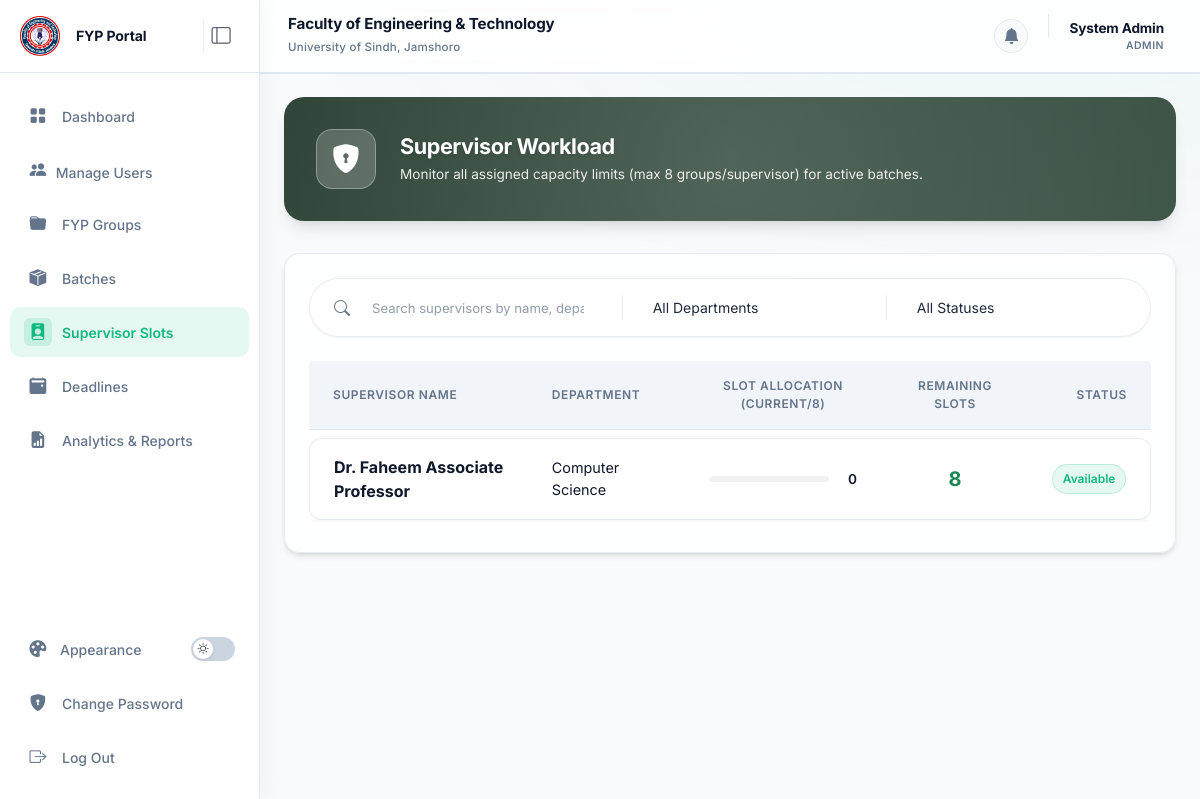
The page /admin/slots (signed in) on the database its author committed.
### tables this page shows
CREATE TABLE supervisors (
    user_id INT PRIMARY KEY,
    name VARCHAR(100) NOT NULL,
    designation VARCHAR(100) NOT NULL,
    department VARCHAR(100) NOT NULL,
    research_interest TEXT DEFAULT NULL,
    FOREIGN KEY (user_id) REFERENCES users(id) ON DELETE CASCADE
);

### src/Controller/AdminController.php (called while the page is built, shortened)
<?php
class AdminController extends BaseController {
    public function supervisorSlots() {
        $db = \Database::getInstance()->getConnection();
        $supervisorsList = $db->query("
            SELECT s.user_id, s.name, s.department,
            (SELECT COUNT(*) FROM projects p JOIN `groups` g ON p.group_id = g.id JOIN academic_batches b ON g.batch_id = b.id WHERE p.supervisor_id = s.user_id AND p.status = 'Approved' AND b.is_active = 1) as current_slots
            FROM supervisors s
            ORDER BY s.name ASC
        ")->fetchAll();
        $this->render('admin/slots', [
            'supervisorsList' => $supervisorsList
        ]);
    }
}

### src/View/admin/slots.php (the view, shortened to what this page needs)
<div class="admin-hero">
    <div class="d-flex flex-column flex-md-row align-items-center justify-content-between gap-4 position-relative z-1">
        <div class="d-flex flex-column flex-md-row align-items-center gap-4 text-center text-md-start">
            <div class="admin-hero-icon">
                <i class="bi bi-shield-lock-fill"></i>
            </div>
            <div>
                <h4 class="fw-bold m-0" style="font-size: 1.35rem;letter-spacing: -0.02em">Supervisor Workload</h4>
                <p class="mb-0 mt-1" style="font-size: 0.85rem">Monitor all assigned capacity limits (max 8 groups/supervisor) for active batches.</p>
            </div>
        </div>
    </div>
</div>
<div class="glass-panel p-4 mb-4" style="overflow: visible !important">
    <div class="mb-4">
        <div class="premium-filter-group w-100">
            <div class="flex-grow-1 d-flex align-items-center px-3">
                <i class="bi bi-search text-muted me-2"></i>
                <input type="text" class="form-control premium-filter-input table-search" placeholder="Search supervisors by name, department..." data-target="slots-table">
            </div>
            <div class="d-flex align-items-center px-2" style="flex-basis: 30%;">
                <select class="form-select premium-filter-input table-filter w-100" data-column="department" data-target="slots-table">
                    <option value="all">All Departments</option>
                </select>
            </div>
            <div class="d-flex align-items-center px-2 pe-3" style="flex-basis: 30%;">
                <select class="form-select premium-filter-input table-filter w-100" data-column="status" data-target="slots-table">
                    <option value="all">All Statuses</option>
                </select>
            </div>
        </div>
    </div>
    <div class="table-responsive">
        <table class="table premium-table mb-0" id="slots-table">
            <thead>
                <tr>
                    <th class="ps-4">Supervisor Name</th>
                    <th>Department</th>
                    <th class="text-center">Slot Allocation (Current/8)</th>
                    <th class="text-center">Remaining Slots</th>
                    <th class="text-end pe-4">Status</th>
                </tr>
            </thead>
                <tbody>
                    <?php if(empty($supervisorsList)): ?>
                        <tr>
                            <td colspan="5" class="text-center py-5 text-muted">No supervisors found.</td>
                        </tr>
                    <?php else: ?>
                        <?php foreach($supervisorsList as $sup):
                            $current = (int)$sup['current_slots'];
                            $max = 8;
                            $remaining = max(0, $max - $current);
                            $percentage = ($current / $max) * 100;
                            $statusColor = $percentage >= 100 ? 'danger' : ($percentage >= 75 ? 'warning' : 'success');
                            $statusText = $percentage >= 100 ? 'Full' : 'Available';
                        ?>
                        <tr data-department="<?php echo htmlspecialchars($sup['department'] ?? ''); ?>" data-status="<?php echo htmlspecialchars($statusText); ?>">
                            <td class="ps-4 py-3 fw-bold text-dark">
                                <?php echo htmlspecialchars($sup['name']); ?>
                            </td>
                            <td class="py-3 text-muted" style="font-size: 0.9rem">
                                <?php echo htmlspecialchars($sup['department'] ?? '-'); ?>
                            </td>
                            <td class="py-3">
                                <div class="d-flex align-items-center justify-content-center gap-2">
                                    <div class="progress flex-grow-1" style="height: 6px;max-width: 120px;background: rgba(0,0,0,0.05)">
                                    </div>
                                    <span class="fw-semibold text-dark" style="font-size: 0.85rem;min-width: 20px;text-align: right"><?php echo htmlspecialchars((string)($current), ENT_QUOTES, 'UTF-8'); ?></span>
                                </div>
                            </td>
                            <td class="py-3 text-center">
                                <span class="fw-bold text-<?php echo $statusColor; ?> fs-5"><?php echo htmlspecialchars((string)($remaining), ENT_QUOTES, 'UTF-8'); ?></span>
                            </td>
                            <td class="pe-4 py-3 text-end">
                                <span class="premium-badge <?php echo $statusColor; ?>">
                                    <?php echo htmlspecialchars((string)($statusText), ENT_QUOTES, 'UTF-8'); ?>
                                </span>
                            </td>
                        </tr>
                        <?php endforeach; ?>
                    <?php endif; ?>
                </tbody>
            </table>
        </div>
    </div>
</div>

### public/css/style.css (style rules this page uses)
:root { --primary-color: #10b981; --primary-rgb: 16, 185, 129; --primary-hover: #059669; --secondary-color: #14b8a6; --accent-color: #f59e0b; --violet-color: #8b5cf6; --rose-color: #f43f5e; --bg-color: #f8fafc; --bg-alt: #f1f5f9; --card-bg: #ffffff; --card-hover: #f8fafc; --card-shadow: 0 10px 30px rgba(0,0,0,0.05); --text-primary: #0f172a; --text-secondary: #64748b; --border-color: #e2e8f0; --sidebar-bg: #ffffff; --sidebar-link: #64748b; --sidebar-link-hover: #10b981; --navbar-bg: rgba(255,255,255,0.85); --table-header-bg: #f1f5f9; --table-hover-bg: #f8fafc; --form-bg: #f8fafc; --border-radius-sm: 10px; --border-radius-md: 14px; --border-radius-lg: 16px; --sidebar-width: 260px; --transition-speed: 0.25s; }
body { font-family: 'Inter', -apple-system, BlinkMacSystemFont, "Segoe UI", Roboto, sans-serif; background-color: var(--bg-color); color: var(--text-primary); overflow-x: hidden; transition: background-color var(--transition-speed) ease, color var(--transition-speed) ease; }
.table { background: var(--card-bg) !important; border-radius: var(--border-radius-md); overflow: hidden; color: var(--text-primary) !important; border-color: var(--border-color) !important; }
.table tr, .table td { background-color: var(--card-bg) !important; color: var(--text-primary) !important; border-bottom: 1px solid var(--border-color) !important; }
.table th { background-color: var(--table-header-bg) !important; color: var(--text-secondary) !important; font-weight: 600; text-transform: uppercase; font-size: 0.72rem; letter-spacing: 0.06em; padding: 14px 18px; border-bottom: 1px solid var(--border-color) !important; }
.table td { padding: 14px 18px; vertical-align: middle; }
.form-control, .form-select, .form-check-input { padding: 10px 14px; border-radius: var(--border-radius-sm); border: 1px solid #cbd5e1 !important; background-color: #ffffff !important; box-shadow: 0 1px 3px rgba(0,0,0,0.04) !important; color: var(--text-primary); font-family: inherit; font-size: 0.875rem; transition: all 0.2s ease; }
.form-control::placeholder { color: #9ca3af; font-size: 0.82rem; }
.text-dark { color: var(--text-primary) !important; }
.text-muted { color: var(--text-secondary) !important; }
@media (min-width: 992px) { :root { --sidebar-collapsed-width: 84px; } }
.table-responsive { position: relative; }

### rows shown on the page
supervisors: name "Dr. Faheem Associate Professor", department "Computer Science", current "0", remaining "8", statusText "Available"

### other values the page prints
$name "System Admin"
$role "ADMIN"
